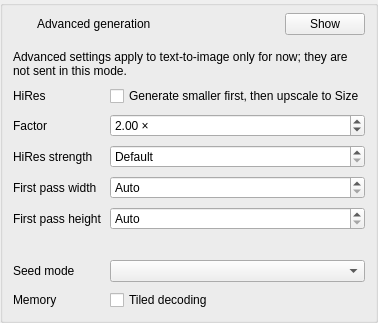
<?xml version="1.0" encoding="utf-8"?>
<ui version="4.0">
 <class>AdvancedPanel</class>
 <widget class="QGroupBox" name="advancedPanel">
  <property name="title"><string /></property>
  <property name="role" stdset="0"><string>sectionCard</string></property>
  <property name="accessibleName"><string>Advanced settings</string></property>
  <layout class="QVBoxLayout" name="advancedPanelCardLayout">
   <property name="leftMargin"><number>0</number></property>
   <property name="topMargin"><number>0</number></property>
   <property name="rightMargin"><number>0</number></property>
   <property name="bottomMargin"><number>0</number></property>
   <property name="spacing"><number>0</number></property>
   <item>
    <widget class="QFrame" name="advancedPanelHeader">
     <property name="role" stdset="0"><string>sectionHeader</string></property>
     <layout class="QHBoxLayout" name="advancedPanelHeaderLayout" stretch="0,1,0">
      <property name="leftMargin"><number>10</number></property>
      <property name="topMargin"><number>7</number></property>
      <property name="rightMargin"><number>10</number></property>
      <property name="bottomMargin"><number>7</number></property>
      <property name="spacing"><number>8</number></property>
      <item>
       <widget class="QLabel" name="advancedPanelIcon">
        <property name="role" stdset="0"><string>sectionIcon</string></property>
        <property name="iconKey" stdset="0"><string>detail</string></property>
        <property name="text"><string /></property>
        <property name="minimumSize"><size><width>16</width><height>16</height></size></property>
        <property name="maximumSize"><size><width>16</width><height>16</height></size></property>
       </widget>
      </item>
      <item>
       <widget class="QLabel" name="advancedPanelHeading">
        <property name="text"><string>Advanced generation</string></property>
        <property name="textRole" stdset="0"><string>panelHeading</string></property>
       </widget>
      </item>
      <item>
       <widget class="QPushButton" name="advancedToggle">
        <property name="text"><string>Show</string></property>
        <property name="checkable"><bool>true</bool></property>
        <property name="accessibleName"><string>Show advanced settings</string></property>
       </widget>
      </item>
     </layout>
    </widget>
   </item>
   <item>
    <widget class="QWidget" name="advancedPanelContents">
     <property name="role" stdset="0"><string>sectionContents</string></property>
     <property name="visible"><bool>false</bool></property>
     <layout class="QGridLayout" name="advancedGrid" columnstretch="0,1">
      <property name="leftMargin"><number>10</number></property>
      <property name="topMargin"><number>8</number></property>
      <property name="rightMargin"><number>10</number></property>
      <property name="bottomMargin"><number>10</number></property>
      <property name="horizontalSpacing"><number>8</number></property>
      <property name="verticalSpacing"><number>8</number></property>
      <item row="0" column="0" colspan="2">
       <widget class="QLabel" name="advancedScopeLabel">
        <property name="visible"><bool>false</bool></property>
        <property name="wordWrap"><bool>true</bool></property>
        <property name="role" stdset="0"><string>secondary</string></property>
        <property name="text"><string>Advanced settings apply to text-to-image only for now; they are not sent in this mode.</string></property>
       </widget>
      </item>
      <item row="1" column="0">
       <widget class="QLabel" name="hiresFixLabel">
        <property name="text"><string>HiRes</string></property>
        <property name="textRole" stdset="0"><string>caption</string></property>
       </widget>
      </item>
      <item row="1" column="1">
       <widget class="QCheckBox" name="hiresFixCheck">
        <property name="text"><string>Generate smaller first, then upscale to Size</string></property>
        <property name="toolTip"><string>Size stays the final output. The first pass is Size divided by the factor, rounded to 64 px. Whether DT+ honors it for a checkpoint is not checked.</string></property>
        <property name="accessibleName"><string>HiRes</string></property>
       </widget>
      </item>
      <item row="2" column="0">
       <widget class="QLabel" name="hiresFixFactorLabel">
        <property name="text"><string>Factor</string></property>
        <property name="textRole" stdset="0"><string>caption</string></property>
       </widget>
      </item>
      <item row="2" column="1">
       <widget class="QDoubleSpinBox" name="hiresFixFactorSpin">
        
        <property name="suffix"><string> ×</string></property>
        <property name="decimals"><number>2</number></property>
        <property name="minimum"><double>1.000000000000000</double></property>
        <property name="maximum"><double>4.000000000000000</double></property>
        <property name="singleStep"><double>0.250000000000000</double></property>
        <property name="value"><double>2.000000000000000</double></property>
        <property name="toolTip"><string>1 turns HiRes off; 2 is the default; up to 4, fractions allowed.</string></property>
        <property name="accessibleName"><string>HiRes factor</string></property>
       </widget>
      </item>
      <item row="3" column="0">
       <widget class="QLabel" name="hiresFixStrengthLabel">
        <property name="text"><string>HiRes strength</string></property>
        <property name="textRole" stdset="0"><string>caption</string></property>
       </widget>
      </item>
      <item row="3" column="1">
       <widget class="QDoubleSpinBox" name="hiresFixStrengthSpin">
        
        <property name="specialValueText"><string>Default</string></property>
        <property name="decimals"><number>2</number></property>
        <property name="minimum"><double>-0.010000000000000</double></property>
        <property name="maximum"><double>1.000000000000000</double></property>
        <property name="singleStep"><double>0.050000000000000</double></property>
        <property name="value"><double>-0.010000000000000</double></property>
        <property name="toolTip"><string>Share of the steps spent at the final size. This is not the image-to-image denoise strength.</string></property>
        <property name="accessibleName"><string>HiRes strength</string></property>
       </widget>
      </item>
      <item row="4" column="0">
       <widget class="QLabel" name="hiresFixWidthLabel">
        <property name="text"><string>First pass width</string></property>
        <property name="textRole" stdset="0"><string>caption</string></property>
       </widget>
      </item>
      <item row="4" column="1">
       <widget class="QSpinBox" name="hiresFixWidthSpin">
        
        <property name="specialValueText"><string>Auto</string></property>
        <property name="suffix"><string> px</string></property>
        <property name="minimum"><number>0</number></property>
        <property name="maximum"><number>2048</number></property>
        <property name="singleStep"><number>64</number></property>
        <property name="toolTip"><string>Auto derives it from Size and the factor. Choose a value only to override it.</string></property>
        <property name="accessibleName"><string>HiRes first pass width</string></property>
       </widget>
      </item>
      <item row="5" column="0">
       <widget class="QLabel" name="hiresFixHeightLabel">
        <property name="text"><string>First pass height</string></property>
        <property name="textRole" stdset="0"><string>caption</string></property>
       </widget>
      </item>
      <item row="5" column="1">
       <widget class="QSpinBox" name="hiresFixHeightSpin">
        
        <property name="specialValueText"><string>Auto</string></property>
        <property name="suffix"><string> px</string></property>
        <property name="minimum"><number>0</number></property>
        <property name="maximum"><number>2048</number></property>
        <property name="singleStep"><number>64</number></property>
        <property name="toolTip"><string>Auto derives it from Size and the factor. Choose a value only to override it.</string></property>
        <property name="accessibleName"><string>HiRes first pass height</string></property>
       </widget>
      </item>
      <item row="6" column="1">
       <widget class="QLabel" name="hiresFixSummaryLabel">
        <property name="wordWrap"><bool>true</bool></property>
        <property name="role" stdset="0"><string>secondary</string></property>
       </widget>
      </item>
      <item row="7" column="0">
       <widget class="QLabel" name="seedModeLabel">
        <property name="text"><string>Seed mode</string></property>
        <property name="textRole" stdset="0"><string>caption</string></property>
       </widget>
      </item>
      <item row="7" column="1">
       <widget class="QComboBox" name="seedModeCombo">
        <property name="toolTip"><string>How the seed becomes noise. Default sends nothing and keeps the checkpoint's own choice.</string></property>
        <property name="accessibleName"><string>Seed mode</string></property>
       </widget>
      </item>
      <item row="8" column="0">
       <widget class="QLabel" name="tiledDecodingLabel">
        <property name="text"><string>Memory</string></property>
        <property name="textRole" stdset="0"><string>caption</string></property>
       </widget>
      </item>
      <item row="8" column="1">
       <widget class="QCheckBox" name="tiledDecodingCheck">
        <property name="text"><string>Tiled decoding</string></property>
        <property name="tristate"><bool>true</bool></property>
        <property name="toolTip"><string>Decode the picture in tiles to need less memory. A dash means not set: nothing is sent and the default stays.</string></property>
        <property name="accessibleName"><string>Tiled decoding</string></property>
       </widget>
      </item>
     </layout>
    </widget>
   </item>
  </layout>
 </widget>
</ui>
